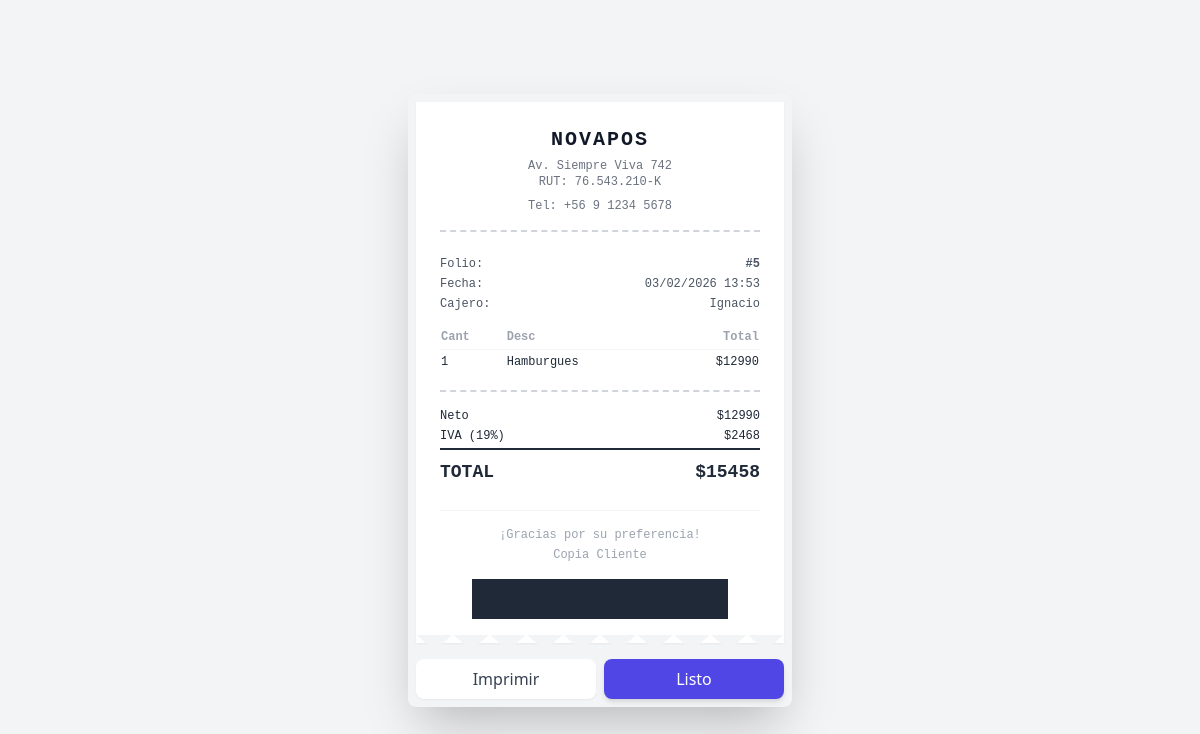
The app's page /sales/receipt/5/ (signed in) with its own data.
### sales/models.py (models this page shows, shortened)
class Sale(models.Model):
    user = models.ForeignKey(User, on_delete=models.PROTECT)
    subtotal = models.DecimalField(max_digits=10, decimal_places=2)
    tax = models.DecimalField(max_digits=10, decimal_places=2)
    total = models.DecimalField(max_digits=10, decimal_places=2)
    created_at = models.DateTimeField(auto_now_add=True)

class SaleItem(models.Model):
    sale = models.ForeignKey(Sale, related_name="items", on_delete=models.CASCADE)
    product = models.ForeignKey(Product, on_delete=models.PROTECT)
    quantity = models.PositiveIntegerField()
    unit_price = models.DecimalField(max_digits=10, decimal_places=2)
    total_price = models.DecimalField(max_digits=10, decimal_places=2)

### products/models.py (models this page shows, shortened)
class Product(models.Model):
    PRODUCT_TYPE_CHOICES = (
        ("STOCK", "Producto con stock"),
        ("MANUAL", "Preparación manual"),
    )
    name = models.CharField(max_length=100)
    description = models.TextField(blank=True)
    price = models.DecimalField(max_digits=10, decimal_places=2)
    image = models.ImageField(upload_to="products/", null=True, blank=True)
    product_type = models.CharField(
        max_length=10,
        choices=PRODUCT_TYPE_CHOICES
    )
    stock = models.PositiveIntegerField(
        null=True,
        blank=True,
        help_text="Solo para productos con stock"
    )
    is_active = models.BooleanField(default=True)
    created_at = models.DateTimeField(auto_now_add=True)

### sales/views.py (the view)
# urls.py: path("receipt/<int:sale_id>/", receipt, name="receipt"),
@login_required
def receipt(request, sale_id):
    sale = get_object_or_404(Sale, id=sale_id)
    return render(request, "pos/receipt.html", {"sale": sale})

### templates/pos/receipt.html (shortened to what this page needs)
{% extends "base.html" %}
{% block body %}
<div class="min-h-screen bg-gray-100 flex items-center justify-center p-4">
  <div class="max-w-sm w-full">
    <div class="bg-gray-100 p-2 rounded-lg shadow-2xl">
      <div class="bg-white p-6 shadow-sm font-mono text-sm relative">
        <div class="text-center mb-6 border-b-2 border-dashed border-gray-300 pb-4">
          <h2 class="text-xl font-bold uppercase tracking-widest text-gray-900">NovaPOS</h2>
          <p class="text-gray-500 text-xs mt-1">Av. Siempre Viva 742</p>
          <p class="text-gray-500 text-xs">RUT: 76.543.210-K</p>
          <p class="text-gray-500 text-xs mt-2">Tel: +56 9 1234 5678</p>
        </div>
        <div class="mb-4 text-xs text-gray-600 space-y-1">
          <div class="flex justify-between">
            <span>Folio:</span>
            <span class="font-bold">#{{ sale.id }}</span>
          </div>
          <div class="flex justify-between">
            <span>Fecha:</span>
            <span>{{ sale.created_at|date:"d/m/Y H:i" }}</span>
          </div>
          <div class="flex justify-between">
            <span>Cajero:</span>
            <span>{{ sale.user.username }}</span>
          </div>
        </div>
        <div class="mb-4 border-b-2 border-dashed border-gray-300 pb-4">
          <table class="w-full text-left text-xs">
            <thead>
              <tr class="text-gray-400 border-b border-gray-100">
                <th class="pb-1">Cant</th>
                <th class="pb-1">Desc</th>
                <th class="pb-1 text-right">Total</th>
              </tr>
            </thead>
            <tbody class="text-gray-800">
              {% for item in sale.items.all %}
                <tr>
                  <td class="py-1 align-top">{{ item.quantity }}</td>
                  <td class="py-1 align-top">{{ item.product.name }}</td>
                  <td class="py-1 align-top text-right">${{ item.total_price|floatformat:0 }}</td>
                </tr>
              {% endfor %}
            </tbody>
          </table>
        </div>
        <div class="space-y-1 text-right text-gray-800 mb-6">
          <div class="flex justify-between text-xs">
            <span>Neto</span>
            <span>${{ sale.subtotal|floatformat:0 }}</span>
          </div>
          <div class="flex justify-between text-xs">
            <span>IVA (19%)</span>
            <span>${{ sale.tax|floatformat:0 }}</span>
          </div>
          <div class="flex justify-between text-lg font-bold border-t-2 border-gray-800 pt-2 mt-2">
            <span>TOTAL</span>
            <span>${{ sale.total|floatformat:0 }}</span>
          </div>
        </div>
        <div class="text-center text-xs text-gray-400 mt-6 pt-4 border-t border-gray-100">
          <p>¡Gracias por su preferencia!</p>
          <p class="mt-1">Copia Cliente</p>
          <div class="mt-4 flex justify-center">
            <div class="h-10 w-4/5 bg-gray-800"></div>
          </div>
        </div>
        <div class="absolute -bottom-2 left-0 w-full h-4 bg-gray-100"
          style="clip-path: polygon(0% 0%, 5% 100%, 10% 0%, 15% 100%, 20% 0%, 25% 100%, 30% 0%, 35% 100%, 40% 0%, 45% 100%, 50% 0%, 55% 100%, 60% 0%, 65% 100%, 70% 0%, 75% 100%, 80% 0%, 85% 100%, 90% 0%, 95% 100%, 100% 0%);">
        </div>
      </div>
      <div class="mt-4 flex gap-2">
        <button
          onclick="window.print()"
          class="flex-1 bg-white text-gray-700 py-2 px-4 rounded-lg font-medium shadow-sm hover:bg-gray-50 transition">
          Imprimir
        </button>
        <a
          href="{% url 'product_list' %}"
          class="flex-1 bg-brand-600 text-white py-2 px-4 rounded-lg font-medium shadow-md hover:bg-brand-700 transition text-center">
          Listo
        </a>
      </div>
    </div>
  </div>
</div>
{% endblock %}

### records on screen
Sale: id "5", created_at "03/02/2026 13:53", user.username "Ignacio", subtotal "12990", tax "2468", total "15458"
SaleItem: quantity "1", product.name "Hamburgues", total_price "12990"
